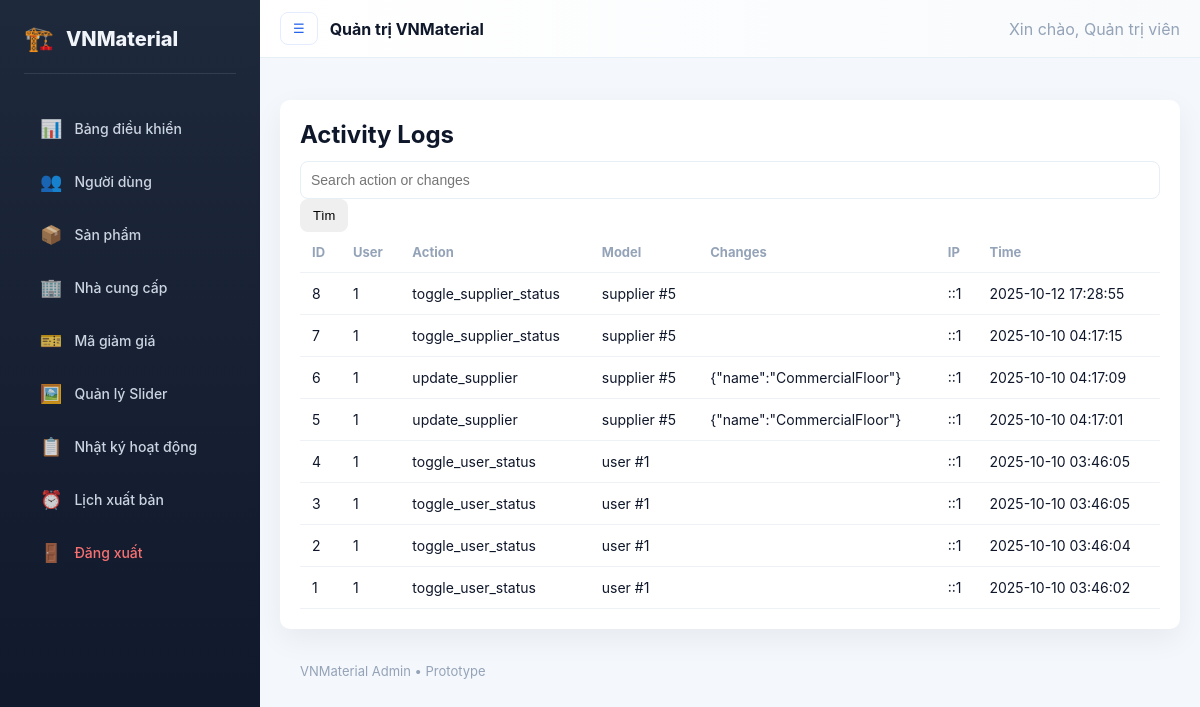
/backend/activity_logs.php (signed in), run on the app's committed database.
### tables this page shows
CREATE TABLE activity_logs (
        id INTEGER PRIMARY KEY AUTOINCREMENT,
        user_id INTEGER,
        action TEXT,
        model_type TEXT,
        model_id INTEGER,
        changes TEXT,
        ip TEXT,
        created_at DATETIME DEFAULT CURRENT_TIMESTAMP
    );

### backend/activity_logs.php (the view, shortened to what this page needs)
<?php
$pdo = getPDO();
require __DIR__ . '/inc/header.php';
$q = trim($_GET['q'] ?? '');
$page = max(1, (int)($_GET['page'] ?? 1));
$per = 50; $offset = ($page-1)*$per;
if ($q) {
    $stmt = $pdo->prepare('SELECT * FROM activity_logs WHERE action LIKE ? OR changes LIKE ? ORDER BY id DESC LIMIT ? OFFSET ?');
    $like = "%$q%"; $stmt->execute([$like,$like,$per,$offset]);
    $logs = $stmt->fetchAll(PDO::FETCH_ASSOC);
} else {
    $stmt = $pdo->prepare('SELECT * FROM activity_logs ORDER BY id DESC LIMIT ? OFFSET ?'); $stmt->execute([$per,$offset]); $logs = $stmt->fetchAll(PDO::FETCH_ASSOC);
}
?>
<div class="card"><h2>Activity Logs</h2>
<form method="get"><input type="text" name="q" placeholder="Search action or changes" value="<?php echo htmlspecialchars($q) ?>"><button class="small-btn">Tìm</button></form>
<table class="table"><thead><tr><th>ID</th><th>User</th><th>Action</th><th>Model</th><th>Changes</th><th>IP</th><th>Time</th></tr></thead><tbody>
<?php foreach($logs as $l): ?><tr>
<td><?php echo $l['id'] ?></td>
<td><?php echo htmlspecialchars($l['user_id']) ?></td>
<td><?php echo htmlspecialchars($l['action']) ?></td>
<td><?php echo htmlspecialchars($l['model_type']).' #'.htmlspecialchars($l['model_id']) ?></td>
<td style="max-width:400px;overflow:auto"><?php echo htmlspecialchars($l['changes']) ?></td>
<td><?php echo htmlspecialchars($l['ip']) ?></td>
<td><?php echo htmlspecialchars($l['created_at']) ?></td>
</tr><?php endforeach; ?></tbody></table>
<?php require __DIR__ . '/inc/footer.php'; ?>

### backend/assets/css/admin.css (style rules this page uses)
:root { --bg: #f4f7fb; --surface: #ffffff; --accent: #2563eb; --accent-2: #06b6d4; --muted: #6b7280; --muted-2: #94a3b8; --danger: #ef4444; --radius: 10px; }
* { box-sizing:border-box }
body { font-family:Inter,ui-sans-serif,system-ui,Segoe UI, Roboto, Arial; background:var(--bg); color:#0f172a; margin:0; padding:0 }
.card { background:var(--surface);padding:20px;border-radius:var(--radius);box-shadow:0 10px 30px rgba(2,6,23,0.06);margin-bottom:18px }
.card h2,.card h3 { margin:0 0 12px 0 }
.small-btn { display:inline-block;padding:8px 12px;border-radius:8px;font-size:13px;text-decoration:none;border:1px solid transparent }
.table { width:100%;border-collapse:collapse;font-size:14px }
.table th,.table td { padding:12px;border-bottom:1px solid #eef2f7;text-align:left }
.table th { color:var(--muted-2);font-size:13px }
input[type="email"],input[type="password"],input[type="text"],textarea,select,input[type="number"],input[type="datetime-local"] { width:100%;padding:10px;border:1px solid #e6eef6;border-radius:8px;font-size:14px;background:#fff }

### data on the page
activity_logs: id "8", user "1", action "toggle_supplier_status", model_type "supplier", model "5", ip "::1", created_at "2025-10-12 17:28:55"
activity_logs: id "7", user "1", action "toggle_supplier_status", model_type "supplier", model "5", ip "::1", created_at "2025-10-10 04:17:15"
activity_logs: id "6", user "1", action "update_supplier", model_type "supplier", model "5", changes "{\"name\":\"CommercialFloor\"}", ip "::1", created_at "2025-10-10 04:17:09"
activity_logs: id "5", user "1", action "update_supplier", model_type "supplier", model "5", changes "{\"name\":\"CommercialFloor\"}", ip "::1", created_at "2025-10-10 04:17:01"
activity_logs: id "4", user "1", action "toggle_user_status", model_type "user", model "1", ip "::1", created_at "2025-10-10 03:46:05"
activity_logs: id "3", user "1", action "toggle_user_status", model_type "user", model "1", ip "::1", created_at "2025-10-10 03:46:05"
activity_logs: id "2", user "1", action "toggle_user_status", model_type "user", model "1", ip "::1", created_at "2025-10-10 03:46:04"
activity_logs: id "1", user "1", action "toggle_user_status", model_type "user", model "1", ip "::1", created_at "2025-10-10 03:46:02"
